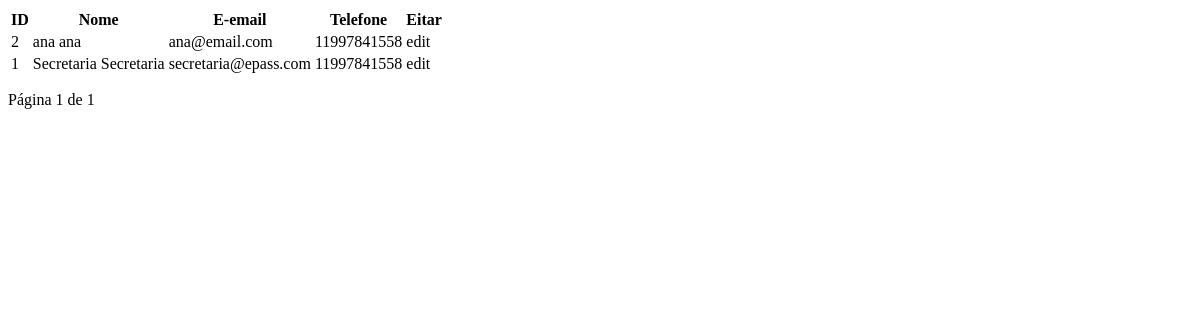
The app's page /secretaria/lista/, older data.
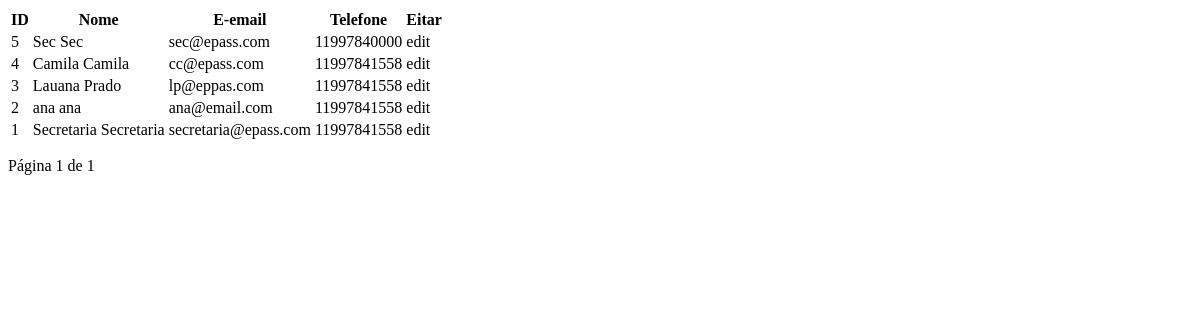
The same page, newer data.
### app/models.py (models this page shows)
class Secretaria(db.Model):
    id = db.Column(db.Integer, primary_key=True)
    telefone = db.Column(db.String(20), nullable=False)
    email = db.Column(db.String(120), nullable=False)
    endereco = db.Column(db.String(200), nullable=False)
    website = db.Column(db.String(120), nullable=True)
    user_id = db.Column(
        db.Integer,
        db.ForeignKey("user.id"),
        nullable=False,
        unique=True
    )

class User(db.Model, UserMixin):
    id = db.Column(db.Integer, primary_key=True)
    nome = db.Column(db.String, nullable=True)
    sobrenome = db.Column(db.String, nullable=True)
    email = db.Column(db.String, nullable=True)
    senha = db.Column(db.String, nullable=True)
    tipo_usuario = db.Column(db.Enum(TipoUsuario), nullable=False)
    professor = db.relationship("Professor", backref="user", uselist=False)
    secretaria = db.relationship("Secretaria", backref="user", uselist=False)
    responsavel = db.relationship("Responsavel", backref="user", uselist=False)

### app/routes.py (the view)
@app.route('/secretaria/lista/')
def lista_secretaria():
    page = request.args.get('page', 1, type=int)
    secretaria_users = Secretaria.query.order_by(Secretaria.id.desc()).paginate(page=page, per_page=5, error_out=False)
    return render_template('partials/secretaria_lista.html', secretaria_users=secretaria_users)

### app/templates/partials/secretaria_lista.html (shortened to what this page needs)
<div class="card">
<table class="tbl">
    <thead>
        <tr>
            <th>ID</th>
            <th>Nome</th>
            <th>E-email</th>
            <th>Telefone</th>
            <th>Eitar</th>
        </tr>
    </thead>
    <tbody>
        {% for sec_user in secretaria_users %}
            <tr>
                <td>{{ sec_user.id }}</td>
                <td>{{ sec_user.user.nome}} {{ sec_user.user.sobrenome }}</td>
                <td>{{ sec_user.user.email }}</td>
                <td>{{ sec_user.telefone }}</td>
                <td >
                    <a
                        hx-get="{{ url_for('update_secretaria', id=sec_user.id) }}"
                        hx-target="#container-form"
                        hx-swap="innerHTML"
                        class="material">
                        edit
                    </a>
                </td>
            </tr>
        {% endfor %}
    </tbody>
</table>
</div>
<div class="pagination" style="margin-top: 15px;">
    Página {{ secretaria_users.page }} de {{ secretaria_users.pages }}
</div>

Row changes from the older to the newer data that the page shows:
added Secretaria: id "5", user.nome "Sec", user.sobrenome "Sec", user.email "sec@epass.com", telefone "11997840000"
added Secretaria: id "4", user.nome "Camila", user.sobrenome "Camila", user.email "cc@epass.com", telefone "11997841558"
added Secretaria: id "3", user.nome "Lauana", user.sobrenome "Prado", user.email "lp@eppas.com", telefone "11997841558"
